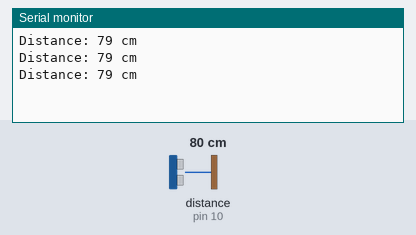
A sketch run on a simulated Arduino Uno, built with avr-gcc and run on an emulated ATmega328P. Parts: the last lines printed to the serial monitor. Wiring (inferred from the names in the program): ultrasonic range finder: trigger pin 9; echo pin 10. Inputs (shaded band) come from the test bench; at power-on: distance to the obstacle (sensor on pin 10) 80 cm. The echo pulse lasts 58.3 µs per cm.

Above: at 1.3 s.
1.4 s: distance to the obstacle (sensor on pin 10) set to 2 cm
At 1.9 s:
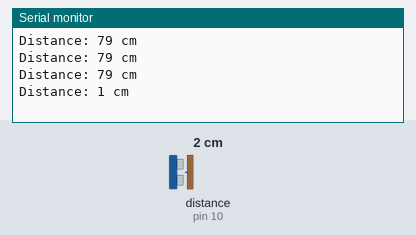
2.9 s: distance to the obstacle (sensor on pin 10) set to 4 cm
At 3.4 s:
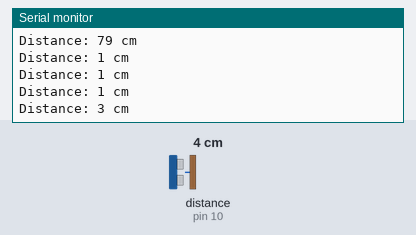
Timing chart, 0 to 5.9 s (numbered marks = the images above; inputs shaded):
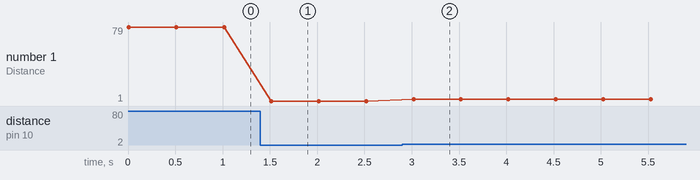

Measured:
- after the input at 1.4 s, the serial monitor: prints a new line after 0.12 s (image 1)
- after the input at 2.9 s, the serial monitor: prints a new line after 0.12 s (image 2)
- plotted number 1: 79 → 1 after the input at 1.4 s, 1 → 3 after the input at 2.9 s

The sketch:

ultrasonic.ino
```cpp
const int trigPin = 9;  // Pin connected to the Trigger pin of the HC-SR04
const int echoPin = 10; // Pin connected to the Echo pin of the HC-SR04

void setup() {
  pinMode(trigPin, OUTPUT); // Set the trigger pin as an output
  pinMode(echoPin, INPUT);  // Set the echo pin as an input
  Serial.begin(9600);       // Start serial communication
}

void loop() {
  long duration, distance;

  // Clear the trigger pin
  digitalWrite(trigPin, LOW);
  delayMicroseconds(2);

  // Send a 10 microsecond pulse to trigger
  digitalWrite(trigPin, HIGH);
  delayMicroseconds(10);
  digitalWrite(trigPin, LOW);

  // Read the echo pin
  duration = pulseIn(echoPin, HIGH);

  // Calculate the distance in centimeters
  distance = (duration / 2) / 29.1;

  // Print the distance
  Serial.print("Distance: ");
  Serial.print(distance);
  Serial.println(" cm");

  // Delay between measurements
  delay(500);
}
```
